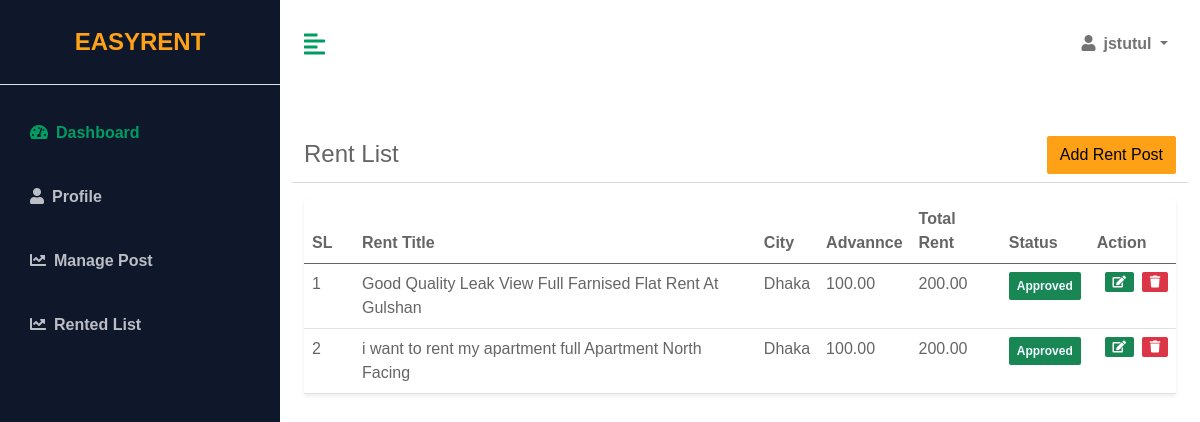
The app's page /account/rent-list (signed in), older data.
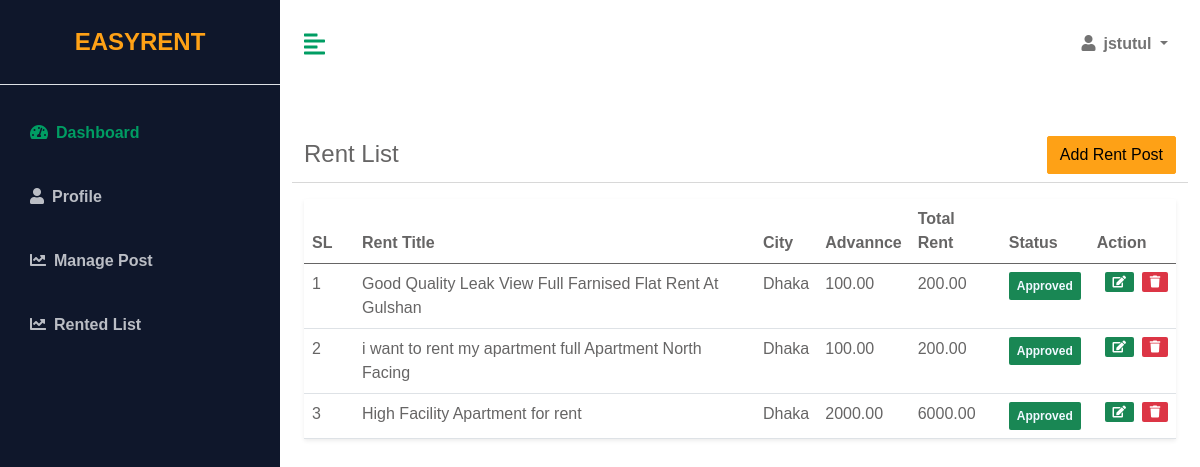
The same page, newer data.
### App_Rental/models.py (models this page shows, shortened)
class House(models.Model):
    def next_month_first_day():
        today = timezone.localdate()
        first_day_next_month = today.replace(day=1) + timedelta(days=32 - today.day)
        return first_day_next_month
    owner = models.ForeignKey(User, on_delete=models.CASCADE)
    title = models.CharField(max_length=500, blank=False)
    city = models.ForeignKey(City, on_delete=models.DO_NOTHING)
    address = models.CharField(max_length=500, blank=False)
    rent_from = models.DateField(default=next_month_first_day)
    house_type = models.CharField(max_length=10, choices=HOUSE_TYPE_LIST, default="1")
    house_name = models.CharField(max_length=200, null=True)
    house_area = models.IntegerField(default=800)
    description = RichTextField(null=True)
    is_parking = models.BooleanField(default=True)
    total_bedrooms = models.IntegerField(default=0)
    total_bathrooms = models.IntegerField(default=0)
    floor_no = models.IntegerField(default=0)
    map_link =models.CharField(max_length=10000,blank=True)
    monthly_rent = models.DecimalField(max_digits=10, decimal_places=2, default=Decimal('0.00'))
    advacne_rent = models.DecimalField(max_digits=10, decimal_places=2, default=Decimal('0.00'))
    images = models.ManyToManyField('HouseImage', related_name='houses', blank=True)
    is_active=models.BooleanField(default=False)
    is_reject=models.BooleanField(default=False)
    is_rented=models.BooleanField(default=False)
    created=models.DateTimeField(auto_now=True,auto_now_add=False)

class City(models.Model):
    name = models.CharField(max_length=200, blank=False)
    is_active = models.BooleanField(default=True)
    def __str__(self):
        return self.name

### App_Account/views.py (the view)
# urls.py: path('rent-list',RentListView,name='rentlist'),
@house_owner_required
def RentListView(request):
    myrent_list=House.objects.filter(owner=request.user)
    context={
        'myrent_list':myrent_list
    }
    return render(request,'App_Dashboard/rentlist.html',context)

### App_Account/views.py (called while the page is built)
def house_owner_required(view_func):
    @wraps(view_func)
    def wrapper(request, *args, **kwargs):
        if request.user.is_authenticated:
            if request.user.userprofile.userType == "1":
                return view_func(request, *args, **kwargs)
            else:
                return render(request, 'accessdenied.html')
        else:
            return redirect('App_Account:login')
    return wrapper

### templates/App_Dashboard/rentlist.html (shortened to what this page needs)
{% extends 'App_Dashboard/base.html'%}
{% load static%}
{% block dashboard%}
{% block css %}
<link href="https://cdn.datatables.net/v/dt/dt-2.0.3/datatables.min.css" rel="stylesheet">
{% endblock %}
<div class="container-fluid px-4">
    <div class="row my-5">
        <div class="col-lg-12 mb-2">
            <span class="mb-3" style="font-size: 24px;">Rent List<a href="{% url 'App_Account:addrent'%}"
                    style="float: inline-end;" class="btn btn-primary">Add Rent Post</a>
        </div>
        <hr>
        <div class="col">
            <table class="table bg-white rounded shadow-sm  table-hover" id="rentlist">
                <thead>
                    <tr>
                        <th scope="col" width="50">SL</th>
                        <th scope="col">Rent Title</th>
                        <th scope="col">City</th>
                        <th scope="col">Advannce</th>
                        <th scope="col">Total Rent</th>
                        <th scope="col">Status</th>
                        <th scope="col">Action</th>
                    </tr>
                </thead>
                <tbody>
                    {% for item in myrent_list%}
                    <tr>
                        <td>{{forloop.counter}}</td>
                        <td>{{item.title}}</td>
                        <td>{{item.city}}</td>
                        <td>{{item.advacne_rent}}</td>
                        <td>{{item.monthly_rent}}</td>
                        <td>{% if item.is_active == True %} <span
                                class="badge bg-success text-light p-2">Approved</span> {% else %}
                            <span class="badge bg-warning text-light p-2">Pending</span> {% endif %}
                        </td>
                        <td>
                            <div class="d-flex align-items-center list-action">
                                <a class="badge bg-success mx-2" href="{% url 'App_Account:editrent' item.id %}"><i
                                        class="fas fa-edit"></i></a>
                                <a class="badge bg-danger" href=""><i class="fa fa-trash"></i></a>
                            </div>
                        </td>
                    </tr>
                    {% endfor %}
                </tbody>
            </table>
        </div>
    </div>
</div>
{% endblock %}

Row changes from the older to the newer data that the page shows:
added House: title "High Facility Apartment for rent", city "Dhaka", advacne_rent "2000.00", monthly_rent "6000.00", is_active "Approved"
